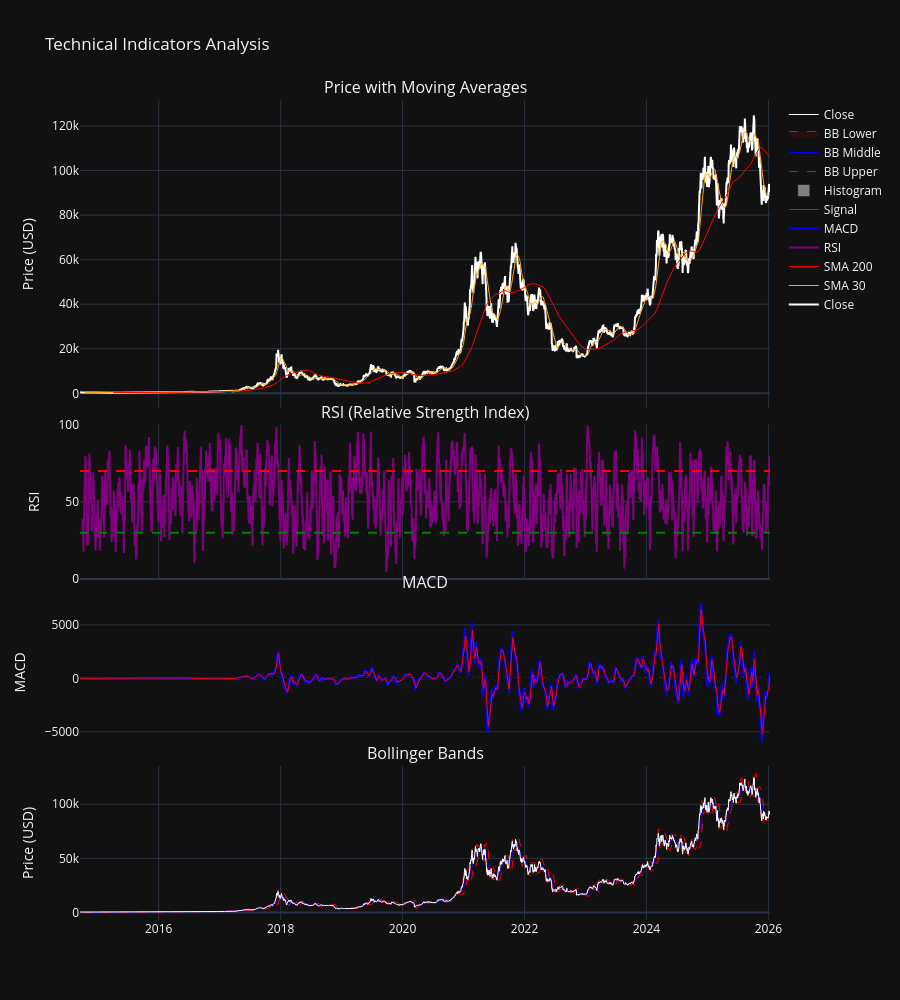

Notebook code for this chart:
### Markdown cell above
## 4. Technical Indicators Analysis

### Code cell
# Cell 11: Technical Indicators - RSI, MACD, Bollinger Bands

fig = make_subplots(
    rows=4, cols=1,
    shared_xaxes=True,
    vertical_spacing=0.02,
    subplot_titles=('Price with Moving Averages', 'RSI (Relative Strength Index)', 
                    'MACD', 'Bollinger Bands'),
    row_heights=[0.4, 0.2, 0.2, 0.2]
)

# Price with MAs
fig.add_trace(go.Scatter(x=df['Date'], y=df['Close'], name='Close', 
                         line=dict(color='white', width=2)), row=1, col=1)
fig.add_trace(go.Scatter(x=df['Date'], y=df['SMA_30'], name='SMA 30', 
                         line=dict(color='orange', width=1)), row=1, col=1)
fig.add_trace(go.Scatter(x=df['Date'], y=df['SMA_200'], name='SMA 200', 
                         line=dict(color='red', width=1)), row=1, col=1)

# RSI
fig.add_trace(go.Scatter(x=df['Date'], y=df['RSI'], name='RSI', 
                         line=dict(color='purple', width=2)), row=2, col=1)
fig.add_hline(y=70, line_dash="dash", line_color="red", row=2, col=1)
fig.add_hline(y=30, line_dash="dash", line_color="green", row=2, col=1)

# MACD
fig.add_trace(go.Scatter(x=df['Date'], y=df['MACD'], name='MACD', 
                         line=dict(color='blue', width=2)), row=3, col=1)
fig.add_trace(go.Scatter(x=df['Date'], y=df['MACD_Signal'], name='Signal', 
                         line=dict(color='red', width=1)), row=3, col=1)
fig.add_trace(go.Bar(x=df['Date'], y=df['MACD_Histogram'], name='Histogram', 
                     marker_color='gray'), row=3, col=1)

# Bollinger Bands
fig.add_trace(go.Scatter(x=df['Date'], y=df['BB_Upper'], name='BB Upper', 
                         line=dict(color='red', width=1, dash='dash'), fill=None), row=4, col=1)
fig.add_trace(go.Scatter(x=df['Date'], y=df['BB_Middle'], name='BB Middle', 
                         line=dict(color='blue', width=1)), row=4, col=1)
fig.add_trace(go.Scatter(x=df['Date'], y=df['BB_Lower'], name='BB Lower', 
                         line=dict(color='red', width=1, dash='dash'), fill='tonexty', 
                         fillcolor='rgba(255,0,0,0.1)'), row=4, col=1)
fig.add_trace(go.Scatter(x=df['Date'], y=df['Close'], name='Close', 
                         line=dict(color='white', width=1)), row=4, col=1)

fig.update_layout(
    title_text='Technical Indicators Analysis',
    height=1000,
    template='plotly_dark',
    showlegend=True,
    hovermode='x unified'
)

fig.update_yaxes(title_text="Price (USD)", row=1, col=1)
fig.update_yaxes(title_text="RSI", row=2, col=1, range=[0, 100])
fig.update_yaxes(title_text="MACD", row=3, col=1)
fig.update_yaxes(title_text="Price (USD)", row=4, col=1)

fig.show()

# Current indicator values
print("\n" + "=" * 60)
print("CURRENT TECHNICAL INDICATOR VALUES (Last Trading Day)")
print("=" * 60)
print(f"RSI: {df['RSI'].iloc[-1]:.2f}")
print(f"MACD: {df['MACD'].iloc[-1]:.2f}")
print(f"MACD Signal: {df['MACD_Signal'].iloc[-1]:.2f}")
print(f"Bollinger Position: {df['BB_Position'].iloc[-1]:.2%}")
print(f"Price vs SMA 30: {((df['Close'].iloc[-1] / df['SMA_30'].iloc[-1]) - 1) * 100:.2f}%")
print(f"Price vs SMA 200: {((df['Close'].iloc[-1] / df['SMA_200'].iloc[-1]) - 1) * 100:.2f}%")

### Figure 1 — Plotly figure (JSON) as saved in the notebook; plotly's stock layout.template omitted (floating-point values rounded to 4 significant figures; data arrays with more than 128 entries replaced by an {"elided": "..."} marker saying what was removed)
{"data": [{"line": {"color": "white", "width": 2}, "name": "Close", "type": "scatter", "x": {"elided": "4134 str values"}, "xaxis": "x", "y": {"elided": "4134 float values"}, "yaxis": "y"}, {"line": {"color": "orange", "width": 1}, "name": "SMA 30", "type": "scatter", "x": {"elided": "4134 str values"}, "xaxis": "x", "y": {"elided": "4134 float values"}, "yaxis": "y"}, {"line": {"color": "red", "width": 1}, "name": "SMA 200", "type": "scatter", "x": {"elided": "4134 str values"}, "xaxis": "x", "y": {"elided": "4134 float values"}, "yaxis": "y"}, {"line": {"color": "purple", "width": 2}, "name": "RSI", "type": "scatter", "x": {"elided": "4134 str values"}, "xaxis": "x2", "y": {"elided": "4134 float values"}, "yaxis": "y2"}, {"line": {"color": "blue", "width": 2}, "name": "MACD", "type": "scatter", "x": {"elided": "4134 str values"}, "xaxis": "x3", "y": {"elided": "4134 float values"}, "yaxis": "y3"}, {"line": {"color": "red", "width": 1}, "name": "Signal", "type": "scatter", "x": {"elided": "4134 str values"}, "xaxis": "x3", "y": {"elided": "4134 float values"}, "yaxis": "y3"}, {"marker": {"color": "gray"}, "name": "Histogram", "type": "bar", "x": {"elided": "4134 str values"}, "xaxis": "x3", "y": {"elided": "4134 float values"}, "yaxis": "y3"}, {"line": {"color": "red", "dash": "dash", "width": 1}, "name": "BB Upper", "type": "scatter", "x": {"elided": "4134 str values"}, "xaxis": "x4", "y": {"elided": "4134 float values"}, "yaxis": "y4"}, {"line": {"color": "blue", "width": 1}, "name": "BB Middle", "type": "scatter", "x": {"elided": "4134 str values"}, "xaxis": "x4", "y": {"elided": "4134 float values"}, "yaxis": "y4"}, {"fill": "tonexty", "fillcolor": "rgba(255,0,0,0.1)", "line": {"color": "red", "dash": "dash", "width": 1}, "name": "BB Lower", "type": "scatter", "x": {"elided": "4134 str values"}, "xaxis": "x4", "y": {"elided": "4134 float values"}, "yaxis": "y4"}, {"line": {"color": "white", "width": 1}, "name": "Close", "type": "scatter", "x": {"elided": "4134 str values"}, "xaxis": "x4", "y": {"elided": "4134 float values"}, "yaxis": "y4"}], "layout": {"annotations": [{"font": {"size": 16}, "showarrow": false, "text": "Price with Moving Averages", "x": 0.5, "xanchor": "center", "xref": "paper", "y": 1, "yanchor": "bottom", "yref": "paper"}, {"font": {"size": 16}, "showarrow": false, "text": "RSI (Relative Strength Index)", "x": 0.5, "xanchor": "center", "xref": "paper", "y": 0.604, "yanchor": "bottom", "yref": "paper"}, {"font": {"size": 16}, "showarrow": false, "text": "MACD", "x": 0.5, "xanchor": "center", "xref": "paper", "y": 0.396, "yanchor": "bottom", "yref": "paper"}, {"font": {"size": 16}, "showarrow": false, "text": "Bollinger Bands", "x": 0.5, "xanchor": "center", "xref": "paper", "y": 0.188, "yanchor": "bottom", "yref": "paper"}], "height": 1000, "hovermode": "x unified", "shapes": [{"line": {"color": "red", "dash": "dash"}, "type": "line", "x0": 0, "x1": 1, "xref": "x2 domain", "y0": 70, "y1": 70, "yref": "y2"}, {"line": {"color": "green", "dash": "dash"}, "type": "line", "x0": 0, "x1": 1, "xref": "x2 domain", "y0": 30, "y1": 30, "yref": "y2"}], "showlegend": true, "title": {"text": "Technical Indicators Analysis"}, "xaxis": {"anchor": "y", "domain": [0, 1], "matches": "x4", "showticklabels": false}, "xaxis2": {"anchor": "y2", "domain": [0, 1], "matches": "x4", "showticklabels": false}, "xaxis3": {"anchor": "y3", "domain": [0, 1], "matches": "x4", "showticklabels": false}, "xaxis4": {"anchor": "y4", "domain": [0, 1]}, "yaxis": {"anchor": "x", "domain": [0.624, 1], "title": {"text": "Price (USD)"}}, "yaxis2": {"anchor": "x2", "domain": [0.416, 0.604], "range": [0, 100], "title": {"text": "RSI"}}, "yaxis3": {"anchor": "x3", "domain": [0.208, 0.396], "title": {"text": "MACD"}}, "yaxis4": {"anchor": "x4", "domain": [0, 0.188], "title": {"text": "Price (USD)"}}}}
